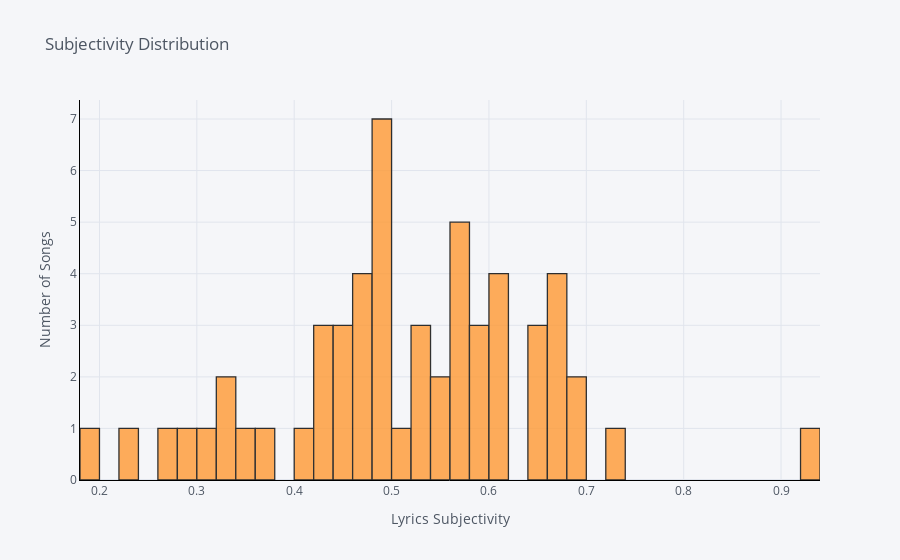

Write notebook code for a chart like this one.
### Code cell
data['subjectivity'].iplot(
    kind = 'hist',
    bins = 56, #A small database so I limited this to the number of rows so the spread will be even. 
    xTitle = 'Lyrics Subjectivity',
    linecolor = 'black',
    yTitle = 'Number of Songs',
    title = 'Subjectivity Distribution')

### Figure 1 — Plotly figure (JSON) as saved in the notebook; plotly's stock layout.template omitted (floating-point values rounded to 4 significant figures)
{"data": [{"histfunc": "count", "histnorm": "", "marker": {"color": "rgba(255, 153, 51, 1.0)", "line": {"color": "#000000", "width": 1.3}}, "name": "subjectivity", "nbinsx": 56, "opacity": 0.8, "orientation": "v", "type": "histogram", "x": [0.465, 0.4952, 0.6557, 0.6975, 0.5629, 0.2276, 0.5268, 0.5622, 0.5542, 0.6558, 0.5705, 0.6166, 0.5838, 0.4281, 0.4333, 0.379, 0.5724, 0.5261, 0.4383, 0.6021, 0.5075, 0.35, 0.2745, 0.4491, 0.4676, 0.4944, 0.4779, 0.5739, 0.6186, 0.6111, 0.4771, 0.4543, 0.2801, 0.3274, 0.7258, 0.675, 0.4161, 0.3134, 0.4857, 0.5389, 0.6772, 0.4801, 0.681, 0.4963, 0.4839, 0.5982, 0.59, 0.1981, 0.3373, 0.446, 0.9313, 0.671, 0.486, 0.6594, 0.6684, 0.5508]}], "layout": {"barmode": "overlay", "legend": {"bgcolor": "#F5F6F9", "font": {"color": "#4D5663"}}, "paper_bgcolor": "#F5F6F9", "plot_bgcolor": "#F5F6F9", "title": {"font": {"color": "#4D5663"}, "text": "Subjectivity Distribution"}, "xaxis": {"gridcolor": "#E1E5ED", "linecolor": "black", "showgrid": true, "tickfont": {"color": "#4D5663"}, "title": {"font": {"color": "#4D5663"}, "text": "Lyrics Subjectivity"}, "zerolinecolor": "#E1E5ED"}, "yaxis": {"gridcolor": "#E1E5ED", "linecolor": "black", "showgrid": true, "tickfont": {"color": "#4D5663"}, "title": {"font": {"color": "#4D5663"}, "text": "Number of Songs"}, "zerolinecolor": "#E1E5ED"}}}
